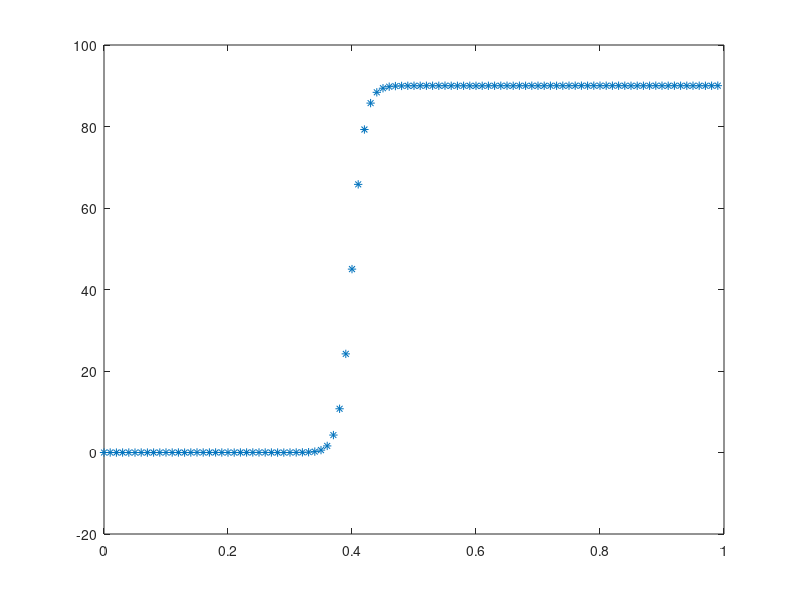

The MATLAB script that drew this image: (Note: this script raises an error after producing the figure.)
clear all;

NP=50;%种群规模NP

GM=200;%最大迭代次数

% 实验1
x=0:0.01:1-0.01;
f=90./(1+exp(-100*(x-0.4)));
n=8;
lamda=0.025;%节点率λ
dp=0.6;%删除概率
N=length(x);%采样点个数

% % 实验2
% x=0:0.05:10;
% y=100./exp(abs(x-5))+(x-5).^2/500;
% n=13;

f_=f+normrnd(0,0.01,1,N);%加随机扰动


plot(x,f_,"*")
hold on
d=[x;f_]';%给定数据点,di=(xi,yi) i=1~M+1


M=length(x)-1; %论文中是0~M，所以总数length=M+1

t=canshuhua(M,d);
p=3;%B样条次数p=3，控制顶点n+1个，节点矢量ui i=1~n+p+2,

%初始种群
ui=zeros(NP,n+p+2);
for i=1:NP
    ui(i,:)=sort(jiedianxiangliang(n,p)+[zeros(1,4) normrnd(0,0.01,1,n-3) zeros(1,4)]);%方案1 均匀节点向量
    ui(ui>1)=1;
    ui(ui<0)=0;
end


[N,R,P] = kongzhidingdian(M,n,p,t,ui,d);

DrawSpline(n,p,P,ui);

[epsilon,e] = shujudianwucha(M,N,P,d);